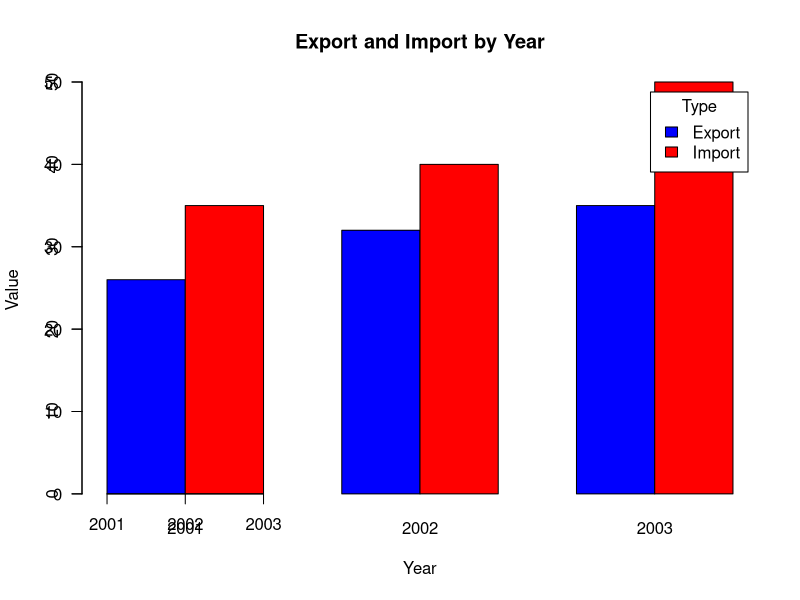

The R source for this figure:
# Q1. Write a R program to create a simple bar plot of given data
# Year Export Import
# 2001 26 35
# 2002 32 40
# 2003 35 50

# Create a data frame for the given data
data <- data.frame(
  Year = c(2001, 2002, 2003),
  Export = c(26, 32, 35),
  Import = c(35, 40, 50)
)

# Create a bar plot
barplot(height = t(data[, c("Export", "Import")]),
        beside = TRUE,
        names.arg = data$Year,
        col = c("blue", "red"),
        legend.text = c("Export", "Import"),
        args.legend = list(title = "Type"))

# Add axis labels and a title
x <- c("2001", "2002", "2003")
xlabel <- "Year"
ylabel <- "Value"
title <- "Export and Import by Year"

axis(1, at = 1:3, labels = x, pos = 0)
axis(2, las = 1, at = seq(0, 60, by = 10))
title(main = title, xlab = xlabel, ylab = ylabel)
